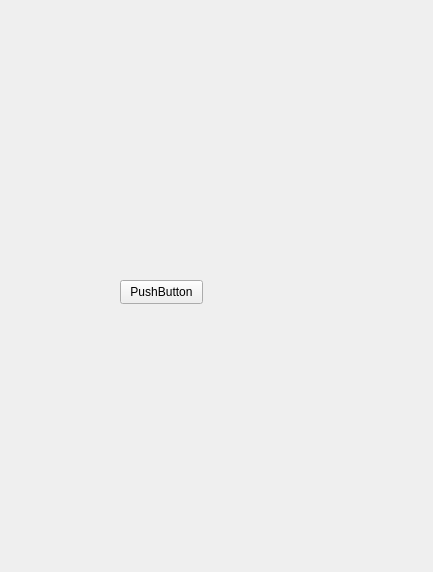
<?xml version="1.0" encoding="UTF-8"?>
<ui version="4.0">
 <class>PlaneView</class>
 <widget class="QWidget" name="PlaneView">
  <property name="geometry">
   <rect>
    <x>0</x>
    <y>0</y>
    <width>433</width>
    <height>572</height>
   </rect>
  </property>
  <property name="windowTitle">
   <string>Form</string>
  </property>
  <widget class="QLabel" name="sideview">
   <property name="geometry">
    <rect>
     <x>110</x>
     <y>410</y>
     <width>121</width>
     <height>41</height>
    </rect>
   </property>
   <property name="text">
    <string/>
   </property>
   <property name="pixmap">
    <pixmap resource="images.qrc">:/airplane_side.png</pixmap>
   </property>
   <property name="scaledContents">
    <bool>true</bool>
   </property>
  </widget>
  <widget class="QLabel" name="topview">
   <property name="geometry">
    <rect>
     <x>140</x>
     <y>130</y>
     <width>101</width>
     <height>91</height>
    </rect>
   </property>
   <property name="text">
    <string/>
   </property>
   <property name="pixmap">
    <pixmap resource="images.qrc">:/plane_no_transpr.png</pixmap>
   </property>
   <property name="scaledContents">
    <bool>true</bool>
   </property>
  </widget>
  <widget class="QLabel" name="view_2">
   <property name="geometry">
    <rect>
     <x>250</x>
     <y>410</y>
     <width>40</width>
     <height>40</height>
    </rect>
   </property>
   <property name="text">
    <string/>
   </property>
   <property name="pixmap">
    <pixmap resource="images.qrc">:/ViewPicture.png</pixmap>
   </property>
   <property name="scaledContents">
    <bool>true</bool>
   </property>
  </widget>
  <widget class="QLabel" name="view">
   <property name="geometry">
    <rect>
     <x>170</x>
     <y>40</y>
     <width>40</width>
     <height>40</height>
    </rect>
   </property>
   <property name="text">
    <string/>
   </property>
   <property name="pixmap">
    <pixmap resource="images.qrc">:/ViewPicture.png</pixmap>
   </property>
   <property name="scaledContents">
    <bool>true</bool>
   </property>
  </widget>
  <widget class="QPushButton" name="pushButton">
   <property name="geometry">
    <rect>
     <x>120</x>
     <y>280</y>
     <width>83</width>
     <height>24</height>
    </rect>
   </property>
   <property name="text">
    <string>PushButton</string>
   </property>
  </widget>
 </widget>
 <resources>
  <include location="images.qrc"/>
 </resources>
 <connections/>
</ui>
